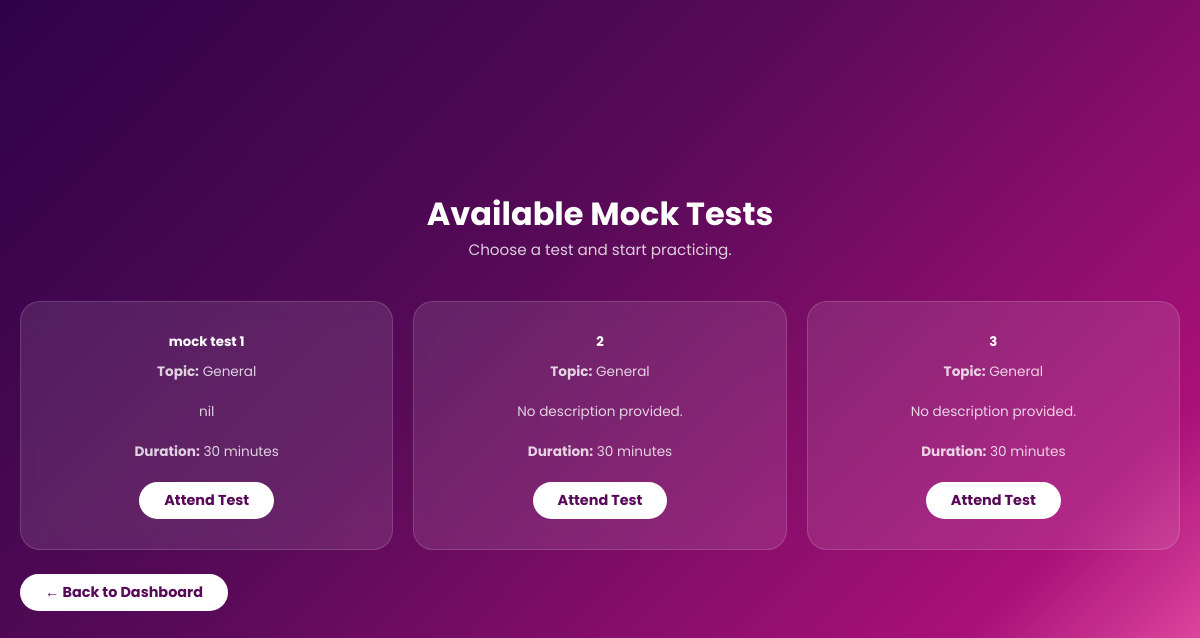
Page /mock_tests (signed in) on the committed database.
### model.py (models this page shows)
class MockTest(db.Model):
    __tablename__ = "mock_test"
    test_id = db.Column(db.Integer, primary_key=True)
    title = db.Column(db.String(150), nullable=False)
    topic = db.Column(db.String(50), default="General")
    description = db.Column(db.Text)
    duration = db.Column(db.Integer)  # in minutes
    admin_id = db.Column(db.Integer, db.ForeignKey("admin.ad_id"), nullable=False)
    questions = db.relationship("Question", backref="test", lazy=True)

### routes.py (the view)
@app.route("/mock_tests")
def mock_tests():
    if "student_id" not in session:
        return redirect(url_for("student_login"))
    tests = MockTest.query.all()
    return render_template("mock_tests.html", tests=tests)

### templates/mock_tests.html (shortened to what this page needs)
{% extends "base.html" %}
{% block body_class %}dashboard-page{% endblock %}
{% block content %}
<div class="dashboard-container">
    <div class="header-section">
        <h1>Available Mock Tests</h1>
        <p class="tagline">Choose a test and start practicing.</p>
    </div>
    <div class="feature-grid">
        {% for test in tests %}
        <div class="feature-card">
            <h5>{{ test.title }}</h5>
            <p><strong>Topic:</strong> {{ test.topic or "General" }}</p>
            <p>{{ test.description or "No description provided." }}</p>
            <p><strong>Duration:</strong> {{ test.duration }} minutes</p>
            <a href="{{ url_for('attend_test', test_id=test.test_id) }}" class="dash-btn">Attend Test</a>
        </div>
        {% else %}
        <div class="feature-card">
            <p>No mock tests available.</p>
        </div>
        {% endfor %}
    </div>
    <div style="margin-top: 24px;">
        <a href="{{ url_for('student_dashboard') }}" class="dash-btn">&larr; Back to Dashboard</a>
    </div>
</div>
{% endblock %}

### templates/base.html (shortened to what this page needs)
<!DOCTYPE html>
<html lang="en">
<head>
    <link rel="stylesheet" href="{{ url_for('static', filename='css/style.css') }}">
    <link rel="stylesheet" href="https://cdn.jsdelivr.net/npm/bootstrap-icons@1.11.3/font/bootstrap-icons.min.css">
</head>
<body class="{% block body_class %}{% endblock %}">
    {% block content %}
    {% endblock %}
</body>
</html>

### static/css/style.css (style rules this page uses)
* { margin: 0; padding: 0; box-sizing: border-box; font-family: 'Poppins', sans-serif; }
.home-page, .login-page, .register-page, .dashboard-page, .edit-page { min-height: 100vh; display: flex; justify-content: center; align-items: center; background: linear-gradient(135deg, #2e0249 0%, #570a57 40%, #a91079 80%, #ff69b4 100%); background-attachment: fixed; color: white; overflow-y: auto; padding: 40px 20px; }
.tagline { font-size: 0.95rem; margin-bottom: 30px; opacity: 0.8; }
.dashboard-page { min-height: 100vh; padding: 40px 20px; overflow-y: auto !important; }
.dashboard-container { max-width: 1000px; width: 100%; margin: 0 auto; }
.header-section { text-align: center; margin-bottom: 40px; }
.feature-grid { display: grid; grid-template-columns: repeat(auto-fit, minmax(220px, 1fr)); gap: 20px; }
.feature-card { background: rgba(255, 255, 255, 0.1); backdrop-filter: blur(10px); border: 1px solid rgba(255, 255, 255, 0.15); border-radius: 20px; padding: 30px; text-align: center; transition: all 0.3s ease; }
.feature-card h5 { font-weight: 700; margin-bottom: 10px; }
.feature-card p { font-size: 0.85rem; opacity: 0.8; margin-bottom: 20px; }
.dash-btn { display: inline-block; padding: 8px 25px; background: white; color: #570a57; text-decoration: none; border-radius: 50px; font-weight: 700; font-size: 0.9rem; transition: 0.3s; }
.dashboard-page h1, .dashboard-page h2, .dashboard-page h3, .dashboard-page p { color: white !important; }
.dashboard-container { width: 100%; max-width: 1200px; margin: 0 auto; }

### rows in the picture
MockTest: title "mock test 1", topic "General", description "nil", duration "30"
MockTest: title "2", topic "General", description "No description provided.", duration "30"
MockTest: title "3", topic "General", description "No description provided.", duration "30"
